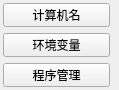
             <widget class="QWidget" name="scrollAreaWidgetContents_3">
              <property name="geometry">
               <rect>
                <x>0</x>
                <y>0</y>
                <width>119</width>
                <height>90</height>
               </rect>
              </property>
              <layout class="QFormLayout" name="formLayout_2">
               <property name="leftMargin">
                <number>3</number>
               </property>
               <property name="topMargin">
                <number>3</number>
               </property>
               <property name="rightMargin">
                <number>3</number>
               </property>
               <property name="bottomMargin">
                <number>3</number>
               </property>
               <item row="0" column="0">
                <widget class="QPushButton" name="pcnameBtn">
                 <property name="minimumSize">
                  <size>
                   <width>107</width>
                   <height>23</height>
                  </size>
                 </property>
                 <property name="text">
                  <string>计算机名</string>
                 </property>
                 <property name="icon">
                  <iconset resource="maintools.qrc">
                   <normaloff>:/maintools/pcname.ico</normaloff>:/maintools/pcname.ico</iconset>
                 </property>
                </widget>
               </item>
               <item row="1" column="0">
                <widget class="QPushButton" name="envBtn">
                 <property name="minimumSize">
                  <size>
                   <width>107</width>
                   <height>23</height>
                  </size>
                 </property>
                 <property name="text">
                  <string>环境变量</string>
                 </property>
                 <property name="icon">
                  <iconset resource="maintools.qrc">
                   <normaloff>:/maintools/env.ico</normaloff>:/maintools/env.ico</iconset>
                 </property>
                </widget>
               </item>
               <item row="2" column="0">
                <widget class="QPushButton" name="programsBtn">
                 <property name="minimumSize">
                  <size>
                   <width>107</width>
                   <height>23</height>
                  </size>
                 </property>
                 <property name="text">
                  <string>程序管理</string>
                 </property>
                 <property name="icon">
                  <iconset resource="maintools.qrc">
                   <normaloff>:/maintools/program.ico</normaloff>:/maintools/program.ico</iconset>
                 </property>
                </widget>
               </item>
              </layout>
             </widget>
